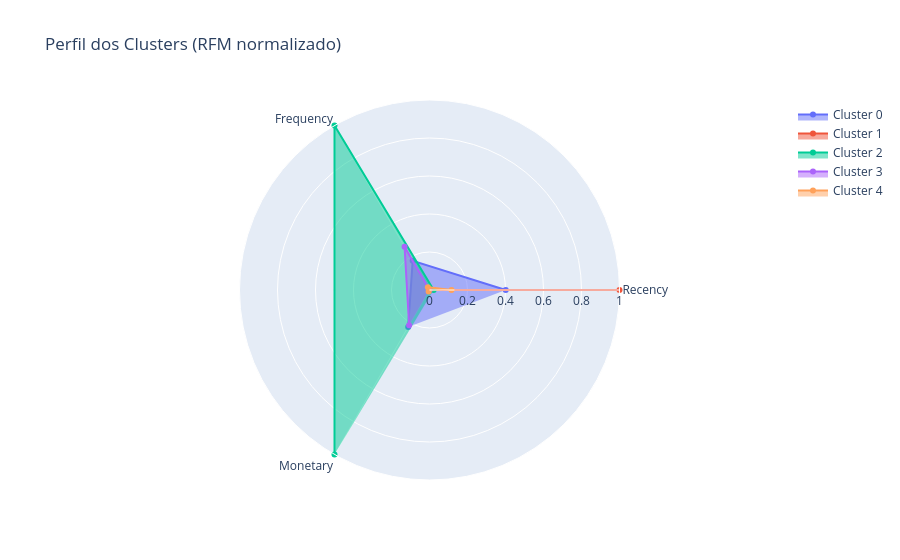

Notebook cell for this chart:
### Markdown cell above
## §9 (cont.) — Item 2: Radar Chart e Heatmap de características

O radar chart normaliza (0–1) as médias de Recency/Frequency/Monetary por cluster para comparar o "formato"
de cada segmento de uma só vez. O heatmap traz o mesmo perfil normalizado, mas anotado com os valores médios
originais — mais fácil de ler número a número.

### Code cell
cluster_means = rfm_model.groupby("Cluster")[FEATURES].mean()
norm = (cluster_means - cluster_means.min()) / (cluster_means.max() - cluster_means.min())

fig = go.Figure()
for cluster in norm.index:
    fig.add_trace(go.Scatterpolar(r=norm.loc[cluster].values, theta=FEATURES,
                                   fill="toself", name=f"Cluster {cluster}"))
fig.update_layout(polar=dict(radialaxis=dict(visible=True, range=[0, 1])),
                   title="Perfil dos Clusters (RFM normalizado)", showlegend=True)
fig.show()

### Figure 1 — Plotly figure (JSON) as saved in the notebook; plotly's stock layout.template omitted (floating-point values rounded to 4 significant figures)
{"data": [{"fill": "toself", "name": "Cluster 0", "r": [0.4012, 0.1771, 0.2245], "theta": ["Recency", "Frequency", "Monetary"], "type": "scatterpolar"}, {"fill": "toself", "name": "Cluster 1", "r": [1.0, 0.0, 0.0], "theta": ["Recency", "Frequency", "Monetary"], "type": "scatterpolar"}, {"fill": "toself", "name": "Cluster 2", "r": [0.0218, 1.0, 1.0], "theta": ["Recency", "Frequency", "Monetary"], "type": "scatterpolar"}, {"fill": "toself", "name": "Cluster 3", "r": [0.0, 0.2625, 0.2142], "theta": ["Recency", "Frequency", "Monetary"], "type": "scatterpolar"}, {"fill": "toself", "name": "Cluster 4", "r": [0.1159, 0.01721, 0.009358], "theta": ["Recency", "Frequency", "Monetary"], "type": "scatterpolar"}], "layout": {"polar": {"radialaxis": {"range": [0, 1], "visible": true}}, "showlegend": true, "title": {"text": "Perfil dos Clusters (RFM normalizado)"}}}
